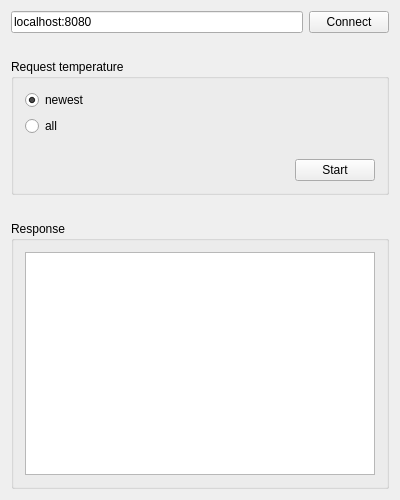
<?xml version="1.0" encoding="UTF-8"?>
<ui version="4.0">
 <class>MainWindow</class>
 <widget class="QMainWindow" name="MainWindow">
  <property name="geometry">
   <rect>
    <x>0</x>
    <y>0</y>
    <width>400</width>
    <height>500</height>
   </rect>
  </property>
  <property name="minimumSize">
   <size>
    <width>400</width>
    <height>500</height>
   </size>
  </property>
  <property name="maximumSize">
   <size>
    <width>400</width>
    <height>500</height>
   </size>
  </property>
  <property name="windowTitle">
   <string>Temperature client</string>
  </property>
  <widget class="QWidget" name="centralWidget">
   <layout class="QVBoxLayout" name="verticalLayout_4">
    <item>
     <layout class="QHBoxLayout" name="horizontalLayout">
      <item>
       <widget class="QLineEdit" name="addressEdit">
        <property name="text">
         <string>localhost:8080</string>
        </property>
        <property name="placeholderText">
         <string/>
        </property>
       </widget>
      </item>
      <item>
       <widget class="QPushButton" name="connectButton">
        <property name="text">
         <string>Connect</string>
        </property>
       </widget>
      </item>
     </layout>
    </item>
    <item>
     <spacer name="verticalSpacer_3">
      <property name="orientation">
       <enum>Qt::Vertical</enum>
      </property>
      <property name="sizeType">
       <enum>QSizePolicy::Minimum</enum>
      </property>
      <property name="sizeHint" stdset="0">
       <size>
        <width>20</width>
        <height>20</height>
       </size>
      </property>
     </spacer>
    </item>
    <item>
     <widget class="QGroupBox" name="requestGroupBox">
      <property name="enabled">
       <bool>true</bool>
      </property>
      <property name="title">
       <string>Request temperature</string>
      </property>
      <layout class="QHBoxLayout" name="horizontalLayout_3">
       <item>
        <layout class="QVBoxLayout" name="verticalLayout_2">
         <item>
          <layout class="QVBoxLayout" name="verticalLayout">
           <item>
            <widget class="QRadioButton" name="newestRadioButton">
             <property name="text">
              <string>newest</string>
             </property>
             <property name="checked">
              <bool>true</bool>
             </property>
            </widget>
           </item>
           <item>
            <widget class="QRadioButton" name="allRadioButton">
             <property name="text">
              <string>all</string>
             </property>
            </widget>
           </item>
          </layout>
         </item>
         <item>
          <spacer name="verticalSpacer">
           <property name="orientation">
            <enum>Qt::Vertical</enum>
           </property>
           <property name="sizeType">
            <enum>QSizePolicy::Minimum</enum>
           </property>
           <property name="sizeHint" stdset="0">
            <size>
             <width>20</width>
             <height>17</height>
            </size>
           </property>
          </spacer>
         </item>
         <item>
          <layout class="QHBoxLayout" name="horizontalLayout_2">
           <item>
            <spacer name="horizontalSpacer_2">
             <property name="orientation">
              <enum>Qt::Horizontal</enum>
             </property>
             <property name="sizeHint" stdset="0">
              <size>
               <width>40</width>
               <height>20</height>
              </size>
             </property>
            </spacer>
           </item>
           <item>
            <widget class="QPushButton" name="sendButton">
             <property name="text">
              <string>Start</string>
             </property>
            </widget>
           </item>
          </layout>
         </item>
        </layout>
       </item>
      </layout>
     </widget>
    </item>
    <item>
     <spacer name="verticalSpacer_2">
      <property name="orientation">
       <enum>Qt::Vertical</enum>
      </property>
      <property name="sizeType">
       <enum>QSizePolicy::Minimum</enum>
      </property>
      <property name="sizeHint" stdset="0">
       <size>
        <width>20</width>
        <height>20</height>
       </size>
      </property>
     </spacer>
    </item>
    <item>
     <widget class="QGroupBox" name="responseGroupBox">
      <property name="title">
       <string>Response</string>
      </property>
      <layout class="QVBoxLayout" name="verticalLayout_3">
       <item>
        <widget class="QTextBrowser" name="responseTextBrowser"/>
       </item>
      </layout>
     </widget>
    </item>
   </layout>
  </widget>
  <widget class="QMenuBar" name="menuBar">
   <property name="geometry">
    <rect>
     <x>0</x>
     <y>0</y>
     <width>400</width>
     <height>22</height>
    </rect>
   </property>
  </widget>
 </widget>
 <layoutdefault spacing="6" margin="11"/>
 <resources/>
 <connections/>
</ui>
